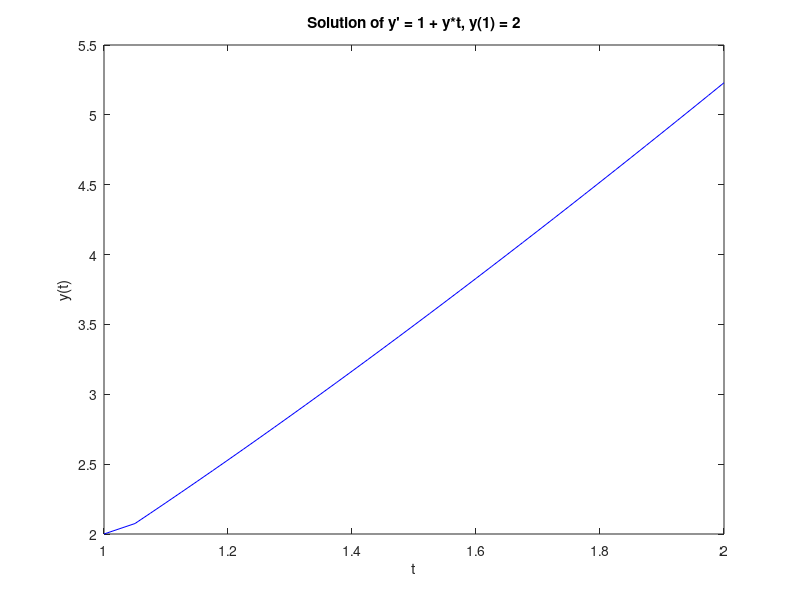

This figure's MATLAB source:
clc;
clear;
h = 0.025;
a = 1;
b = 2;
N = (b - a) / h;
w = zeros(1, N);
t = zeros(1, N);
t(1) = a;
w(1) = 2; % Initial value of y

for i = 2:N
    w(i) = w(i-1) + h * (1 + w(i-1) / t(i-1));
    t(i) = a + i * h;
end

plot([a, t], [2, w], 'b-')
xlabel('t')
ylabel('y(t)')
title("Solution of y' = 1 + y*t, y(1) = 2")
